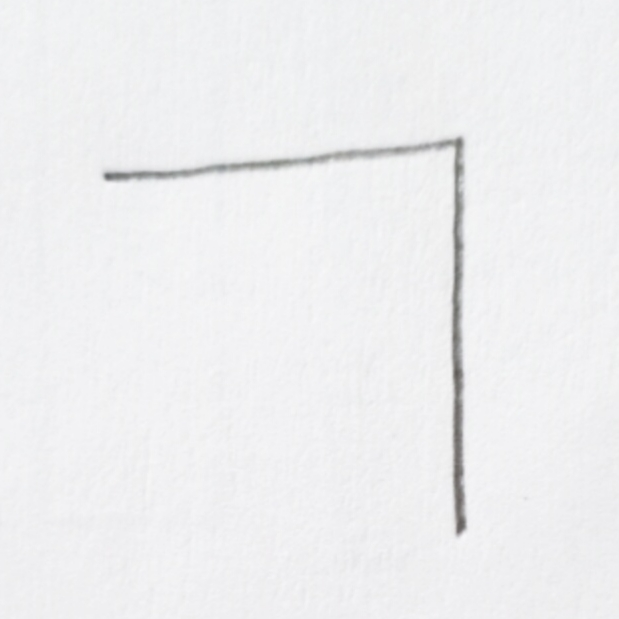
//> input picture 1.jpg, 619 x 619 px; the run also reads 1 picture not shown here
$ ./composing   (built with g++ and OpenCV 4)
//> lines starting //> are read from the running program, lines starting //| are printed output that depends on the picture; after the words box and inside, x2 and y2 are one past the last pixel; in counts of white or black regions, pixels touching at a corner belong together
#include "opencv2/imgproc/imgproc.hpp"

#include "opencv2/imgcodecs.hpp"

#include "opencv2/highgui/highgui.hpp"

#include <iostream>

#include <opencv2/core/core.hpp>

#include <string>

using namespace cv;
using namespace std;

void type_a(Mat ini, Mat medi);
void type_b(Mat ini, Mat medi);
void type_c(Mat ini, Mat medi_1, Mat medi_2);
void type_d(Mat ini, Mat medi, Mat final);
void type_e(Mat ini, Mat medi, Mat final);
void type_f(Mat ini, Mat medi_1, Mat medi_2, Mat final);

void type_a(Mat ini, Mat medi) //아, 에
{
	Mat dst = cv::Mat::zeros(Size(500, 500), CV_8U);
	cvtColor(dst, dst, COLOR_GRAY2RGB);
	dst = ~dst;

	resize(ini, ini, Size(250, 500), INTER_AREA);
	resize(medi, medi, Size(250, 500), INTER_AREA);

	threshold(ini, ini, 170, 255, THRESH_BINARY_INV);
	threshold(medi, medi, 170, 255, THRESH_BINARY_INV);

	std::vector<vector<Point>> contours;
	std::vector<Vec4i> hierarchy;
	//초성
	findContours(ini, contours, hierarchy, RETR_EXTERNAL, CHAIN_APPROX_SIMPLE, Point(0, 0));
	for (int i = 0; i< contours.size(); i++)
	{
		Scalar color = Scalar(0, 0, 0);
		drawContours(dst, contours, i, color, 2, 8, hierarchy, 0, Point(0, 0));
	}
	cv::fillPoly(dst, contours, cv::Scalar(0, 0, 0));

	//종성
	findContours(medi, contours, hierarchy, RETR_EXTERNAL, CHAIN_APPROX_SIMPLE, Point(0, 0));
	for (int i = 0; i< contours.size(); i++)
	{
		Scalar color = Scalar(0, 0, 0);
		drawContours(dst, contours, i, color, 2, 8, hierarchy, 0, Point(250, 0));
	}
	cv::fillPoly(dst, contours, cv::Scalar(0, 0, 0), cv::LINE_8, 0, Point(250, 0));

	//이미지 보여주기
	imshow("font_Composing_type_a", dst);

	waitKey();
	destroyAllWindows();

}

void type_b(Mat ini, Mat medi) //오, 우
{
	Mat dst = cv::Mat::zeros(Size(500, 500), CV_8U);
	cvtColor(dst, dst, COLOR_GRAY2RGB);
	dst = ~dst;

	resize(ini, ini, Size(500, 250), INTER_AREA);
	resize(medi, medi, Size(500, 250), INTER_AREA);

	threshold(ini, ini, 170, 255, THRESH_BINARY_INV);
	threshold(medi, medi, 170, 255, THRESH_BINARY_INV);

	std::vector<vector<Point>> contours;
	std::vector<Vec4i> hierarchy;
	//초성
	findContours(ini, contours, hierarchy, RETR_EXTERNAL, CHAIN_APPROX_SIMPLE, Point(0, 0));
	for (int i = 0; i< contours.size(); i++)
	{
		Scalar color = Scalar(0, 0, 0);
		drawContours(dst, contours, i, color, 2, 8, hierarchy, 0, Point(0, 0));
	}
	cv::fillPoly(dst, contours, cv::Scalar(0, 0, 0));

	//종성
	findContours(medi, contours, hierarchy, RETR_EXTERNAL, CHAIN_APPROX_SIMPLE, Point(0, 0));
	for (int i = 0; i< contours.size(); i++)
	{
		Scalar color = Scalar(0, 0, 0);
		drawContours(dst, contours, i, color, 2, 8, hierarchy, 0, Point(0, 250));
	}
	cv::fillPoly(dst, contours, cv::Scalar(0, 0, 0), cv::LINE_8, 0, Point(0, 250));

	//이미지 보여주기
	imshow("font_Composing_type_b", dst);

	waitKey();
	destroyAllWindows();

}

void type_c(Mat ini, Mat medi_1, Mat medi_2) //와, 워
{
	Mat dst = cv::Mat::zeros(Size(500, 500), CV_8U);
	cvtColor(dst, dst, COLOR_GRAY2RGB);
	dst = ~dst;

	resize(ini, ini, Size(250, 250), INTER_AREA);
	resize(medi_1, medi_1, Size(250, 250), INTER_AREA);
	resize(medi_2, medi_2, Size(250, 500), INTER_AREA);

	threshold(ini, ini, 170, 255, THRESH_BINARY_INV);
	threshold(medi_1, medi_1, 170, 255, THRESH_BINARY_INV);
	threshold(medi_2, medi_2, 170, 255, THRESH_BINARY_INV);

	std::vector<vector<Point>> contours;
	std::vector<Vec4i> hierarchy;
	//초성
	findContours(ini, contours, hierarchy, RETR_EXTERNAL, CHAIN_APPROX_SIMPLE, Point(0, 0));
	for (int i = 0; i< contours.size(); i++)
	{
		Scalar color = Scalar(0, 0, 0);
		drawContours(dst, contours, i, color, 2, 8, hierarchy, 0, Point(0, 0));
	}
	cv::fillPoly(dst, contours, cv::Scalar(0, 0, 0));

	//중성 1
	findContours(medi_1, contours, hierarchy, RETR_EXTERNAL, CHAIN_APPROX_SIMPLE, Point(0, 0));
	for (int i = 0; i< contours.size(); i++)
	{
		Scalar color = Scalar(0, 0, 0);
		drawContours(dst, contours, i, color, 2, 8, hierarchy, 0, Point(0, 250));
	}
	cv::fillPoly(dst, contours, cv::Scalar(0, 0, 0), cv::LINE_8, 0, Point(0, 250));

	//중성 2
	findContours(medi_2, contours, hierarchy, RETR_EXTERNAL, CHAIN_APPROX_SIMPLE, Point(0, 0));
	for (int i = 0; i< contours.size(); i++)
	{
		Scalar color = Scalar(0, 0, 0);
		drawContours(dst, contours, i, color, 2, 8, hierarchy, 0, Point(250, 0));
	}
	cv::fillPoly(dst, contours, cv::Scalar(0, 0, 0), cv::LINE_8, 0, Point(250, 0));

	//이미지 보여주기
	imshow("font_Composing_type_c", dst);

	waitKey();
	destroyAllWindows();

}

void type_d(Mat ini, Mat medi, Mat fin) //앙, 엥
{
	Mat dst = cv::Mat::zeros(Size(500, 500), CV_8U);
	cvtColor(dst, dst, COLOR_GRAY2RGB);
	dst = ~dst;

	resize(ini, ini, Size(250, 250), INTER_AREA);
	resize(medi, medi, Size(250, 250), INTER_AREA);
	resize(fin, fin, Size(500, 200), INTER_AREA);

	threshold(ini, ini, 170, 255, THRESH_BINARY_INV);
	threshold(medi, medi, 170, 255, THRESH_BINARY_INV);
	threshold(fin, fin, 170, 255, THRESH_BINARY_INV);

	std::vector<vector<Point>> contours;
	std::vector<Vec4i> hierarchy;
	//초성
	findContours(ini, contours, hierarchy, RETR_EXTERNAL, CHAIN_APPROX_SIMPLE, Point(0, 0));
	for (int i = 0; i< contours.size(); i++)
	{
		Scalar color = Scalar(0, 0, 0);
		drawContours(dst, contours, i, color, 2, 8, hierarchy, 0, Point(0, 0));
	}
	cv::fillPoly(dst, contours, cv::Scalar(0, 0, 0));

	//중성
	findContours(medi, contours, hierarchy, RETR_EXTERNAL, CHAIN_APPROX_SIMPLE, Point(0, 0));
	for (int i = 0; i< contours.size(); i++)
	{
		Scalar color = Scalar(0, 0, 0);
		drawContours(dst, contours, i, color, 2, 8, hierarchy, 0, Point(250, 0));
	}
	cv::fillPoly(dst, contours, cv::Scalar(0, 0, 0), cv::LINE_8, 0, Point(250, 0));

	//종성
	findContours(fin, contours, hierarchy, RETR_EXTERNAL, CHAIN_APPROX_SIMPLE, Point(0, 0));
	for (int i = 0; i< contours.size(); i++)
	{
		Scalar color = Scalar(0, 0, 0);
		drawContours(dst, contours, i, color, 2, 8, hierarchy, 0, Point(0, 250));
	}
	cv::fillPoly(dst, contours, cv::Scalar(0, 0, 0), cv::LINE_8, 0, Point(0, 250));

	//이미지 보여주기
	imshow("font_Composing_type_d", dst);

	waitKey();
	destroyAllWindows();

}

void type_e(Mat ini, Mat medi, Mat fin) //옹,웅
{
	Mat dst = cv::Mat::zeros(Size(500, 500), CV_8U);
	cvtColor(dst, dst, COLOR_GRAY2RGB);
	dst = ~dst;

	resize(ini, ini, Size(400, 200), INTER_AREA);
	resize(medi, medi, Size(500, 100), INTER_AREA);
	resize(fin, fin, Size(400, 200), INTER_AREA);

	threshold(ini, ini, 170, 255, THRESH_BINARY_INV);
	threshold(medi, medi, 170, 255, THRESH_BINARY_INV);
	threshold(fin, fin, 170, 255, THRESH_BINARY_INV);

	std::vector<vector<Point>> contours;
	std::vector<Vec4i> hierarchy;
	//초성
	findContours(ini, contours, hierarchy, RETR_EXTERNAL, CHAIN_APPROX_SIMPLE, Point(0, 0));
	for (int i = 0; i< contours.size(); i++)
	{
		Scalar color = Scalar(0, 0, 0);
		drawContours(dst, contours, i, color, 2, 8, hierarchy, 0, Point(0, 0));
	}
	cv::fillPoly(dst, contours, cv::Scalar(0, 0));

	//중성
	findContours(medi, contours, hierarchy, RETR_EXTERNAL, CHAIN_APPROX_SIMPLE, Point(0, 0));
	for (int i = 0; i< contours.size(); i++)
	{
		Scalar color = Scalar(0, 0, 0);
		drawContours(dst, contours, i, color, 2, 8, hierarchy, 0, Point(0, 200));
	}
	cv::fillPoly(dst, contours, cv::Scalar(0, 0, 0), cv::LINE_8, 0, Point(0, 200));

	//종성
	findContours(fin, contours, hierarchy, RETR_EXTERNAL, CHAIN_APPROX_SIMPLE, Point(0, 0));
	for (int i = 0; i< contours.size(); i++)
	{
		Scalar color = Scalar(0, 0, 0);
		drawContours(dst, contours, i, color, 2, 8, hierarchy, 0, Point(50, 300));
	}
	cv::fillPoly(dst, contours, cv::Scalar(0, 0, 0), cv::LINE_8, 0, Point(50, 300));

	//이미지 보여주기
	imshow("font_Composing_type_e", dst);

	waitKey();
	destroyAllWindows();

}

void type_f(Mat ini, Mat medi_1, Mat medi_2 , Mat fin) //왕,웡
{
	Mat dst = cv::Mat::zeros(Size(500, 500), CV_8U);
	cvtColor(dst, dst, COLOR_GRAY2RGB);
	dst = ~dst;

	resize(ini, ini, Size(250, 150), INTER_AREA);
	resize(medi_1, medi_1, Size(250, 150), INTER_AREA);
	resize(medi_2, medi_2, Size(250, 300), INTER_AREA);
	resize(fin, fin, Size(500, 200), INTER_AREA);

	threshold(ini, ini, 170, 255, THRESH_BINARY_INV);
	threshold(medi_1, medi_1, 170, 255, THRESH_BINARY_INV);
	threshold(medi_2, medi_2, 170, 255, THRESH_BINARY_INV);
	threshold(fin, fin, 170, 255, THRESH_BINARY_INV);

	std::vector<vector<Point>> contours;
	std::vector<Vec4i> hierarchy;
	//초성
	findContours(ini, contours, hierarchy, RETR_EXTERNAL, CHAIN_APPROX_SIMPLE, Point(0, 0));
	for (int i = 0; i< contours.size(); i++)
	{
		Scalar color = Scalar(0, 0, 0);
		drawContours(dst, contours, i, color, 2, 8, hierarchy, 0, Point(0, 0));
	}
	cv::fillPoly(dst, contours, cv::Scalar(0, 0, 0));

	//중성 1
	findContours(medi_1, contours, hierarchy, RETR_EXTERNAL, CHAIN_APPROX_SIMPLE, Point(0, 0));
	for (int i = 0; i< contours.size(); i++)
	{
		Scalar color = Scalar(0, 0, 0);
		drawContours(dst, contours, i, color, 2, 8, hierarchy, 0, Point(0, 150));
	}
	cv::fillPoly(dst, contours, cv::Scalar(0, 0, 0), cv::LINE_8, 0, Point(0, 150));

	//중성 2
	findContours(medi_2, contours, hierarchy, RETR_EXTERNAL, CHAIN_APPROX_SIMPLE, Point(0, 0));
	for (int i = 0; i< contours.size(); i++)
	{
		Scalar color = Scalar(0, 0, 0);
		drawContours(dst, contours, i, color, 2, 8, hierarchy, 0, Point(250, 0));
	}
	cv::fillPoly(dst, contours, cv::Scalar(0, 0, 0), cv::LINE_8, 0, Point(250, 0));

	//종성
	findContours(fin, contours, hierarchy, RETR_EXTERNAL, CHAIN_APPROX_SIMPLE, Point(0, 0));
	for (int i = 0; i< contours.size(); i++)
	{
		Scalar color = Scalar(0, 0, 0);
		drawContours(dst, contours, i, color, 2, 8, hierarchy, 0, Point(0, 300));
	}
	cv::fillPoly(dst, contours, cv::Scalar(0, 0, 0), cv::LINE_8, 0, Point(0, 300));

	//이미지 보여주기
	imshow("font_Composing_type_f", dst);

	waitKey();
	destroyAllWindows();

}

int main()
{
	Mat one = imread("1.jpg", IMREAD_GRAYSCALE); //ㄱ
	Mat two = imread("2.jpg", IMREAD_GRAYSCALE); //ㅏ
	Mat three = imread("3.jpg", IMREAD_GRAYSCALE); //ㅗ
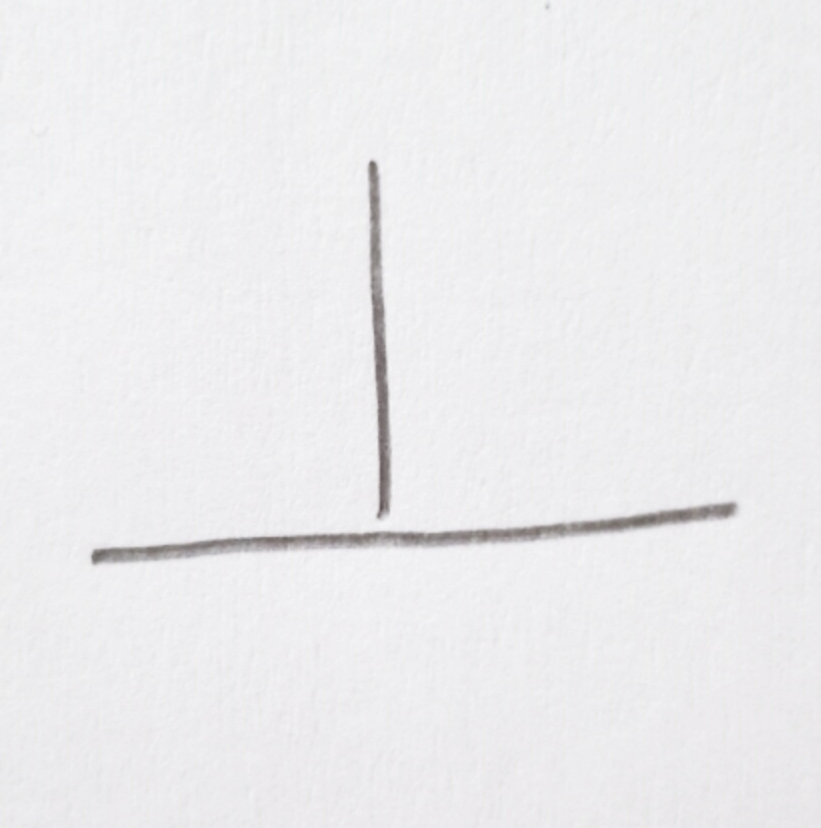
//> input picture 3.jpg, 821 x 828 px
	Mat four = imread("4.jpg", IMREAD_GRAYSCALE); //ㅇ
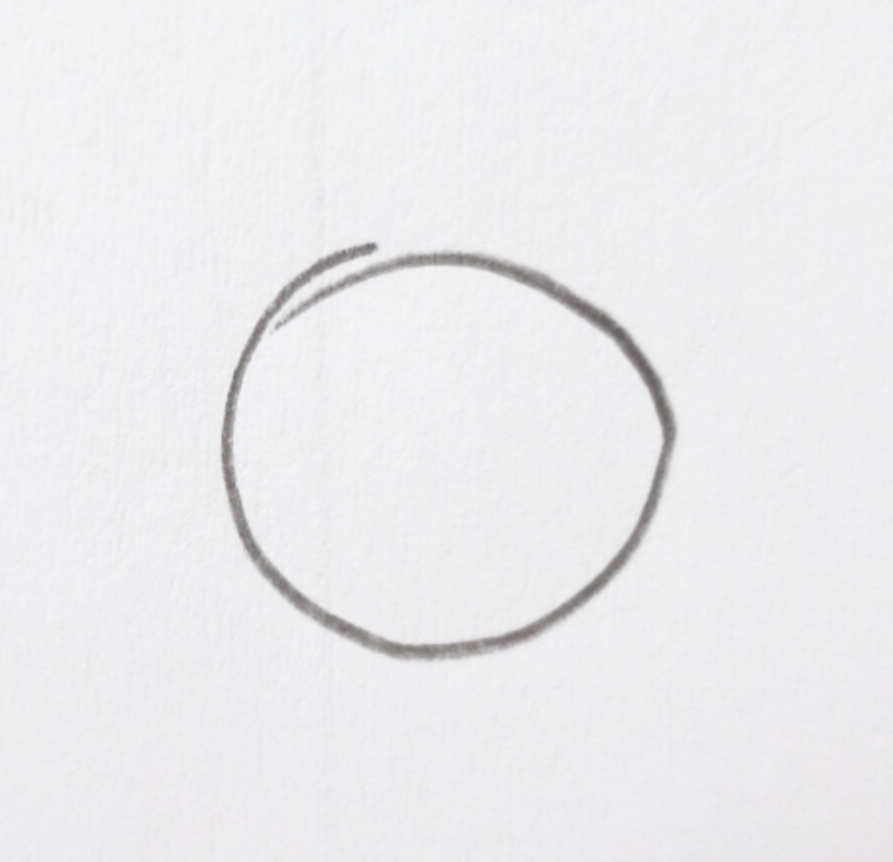
//> input picture 4.jpg, 893 x 862 px

	type_a(one, two); //가
//> in type_a, `threshold(ini, ini, 170, 255, THRESH_BINARY_INV);`:
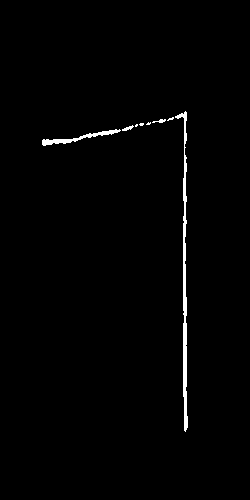
//> ini: 500 rows x 250 cols, CV_8UC1; 1.1% white; 8 white regions (4 under 20 px), largest, box (x1, y1, x2, y2) and area: (175, 111, 188, 432) 1016, (42, 129, 121, 146) 313, (122, 125, 134, 131) 34, (152, 119, 166, 123) 31
//> in type_a, `findContours(ini, contours, hierarchy, RETR_EXTERNAL, CHAIN_APPROX_SIM..`: contours = 8 contours, 5 with area under 20; largest, box (x1, y1, x2, y2) and area: (175, 111, 188, 432) 688, (42, 129, 121, 146) 232, (122, 125, 134, 131) 22
//> the loop in type_a, `for (int i = 0; i< contours.size(); i++)` made 8 passes
//> in type_a, `findContours(medi, contours, hierarchy, RETR_EXTERNAL, CHAIN_APPROX_SI..`: contours = 1 contour; box (x1, y1, x2, y2) and area: (106, 84, 185, 434) 742
//> the loop in type_a, `for (int i = 0; i< contours.size(); i++)` made 1 pass
	type_b(one, three); //고
//> in type_b, `findContours(ini, contours, hierarchy, RETR_EXTERNAL, CHAIN_APPROX_SIM..`: contours = 10 contours, 8 with area under 20; largest, box (x1, y1, x2, y2) and area: (350, 56, 376, 216) 803, (84, 65, 241, 73) 152
//> the loop in type_b, `for (int i = 0; i< contours.size(); i++)` made 10 passes
//> in type_b, `findContours(medi, contours, hierarchy, RETR_EXTERNAL, CHAIN_APPROX_SI..`: contours = 2 contours; box (x1, y1, x2, y2) and area: (56, 152, 448, 170) 830, (225, 49, 237, 156) 506
//> the loop in type_b, `for (int i = 0; i< contours.size(); i++)` made 2 passes
	type_c(one, three, two); //과
//> in type_c, `threshold(medi_1, medi_1, 170, 255, THRESH_BINARY_INV);`:
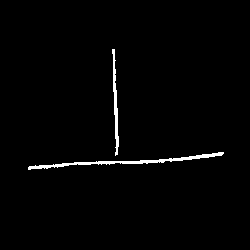
//> medi_1: 250 rows x 250 cols, CV_8UC1; 1.5% white; 2 white regions
//> in type_c, `findContours(ini, contours, hierarchy, RETR_EXTERNAL, CHAIN_APPROX_SIM..`: contours = 8 contours, 6 with area under 20; largest, box (x1, y1, x2, y2) and area: (175, 56, 188, 216) 338, (42, 65, 120, 73) 76
//> the loop in type_c, `for (int i = 0; i< contours.size(); i++)` made 8 passes
//> in type_c, `findContours(medi_1, contours, hierarchy, RETR_EXTERNAL, CHAIN_APPROX_..`: contours = 2 contours; box (x1, y1, x2, y2) and area: (28, 152, 224, 170) 414, (112, 49, 119, 156) 202
//> the loop in type_c, `for (int i = 0; i< contours.size(); i++)` made 2 passes
//> in type_c, `findContours(medi_2, contours, hierarchy, RETR_EXTERNAL, CHAIN_APPROX_..`: contours = 1 contour; box (x1, y1, x2, y2) and area: (106, 84, 185, 434) 742
//> the loop in type_c, `for (int i = 0; i< contours.size(); i++)` made 1 pass
	type_d(one, two, four); //강
//> in type_d, `findContours(ini, contours, hierarchy, RETR_EXTERNAL, CHAIN_APPROX_SIM..`: contours = 8 contours, 6 with area under 20; largest, box (x1, y1, x2, y2) and area: (175, 56, 188, 216) 338, (42, 65, 120, 73) 76
//> the loop in type_d, `for (int i = 0; i< contours.size(); i++)` made 8 passes
//> in type_d, `findContours(medi, contours, hierarchy, RETR_EXTERNAL, CHAIN_APPROX_SI..`: contours = 1 contour; box (x1, y1, x2, y2) and area: (106, 42, 185, 217) 330
//> the loop in type_d, `for (int i = 0; i< contours.size(); i++)` made 1 pass
//> after the loop in type_d, `for (int i = 0; i< contours.size(); i++)`:
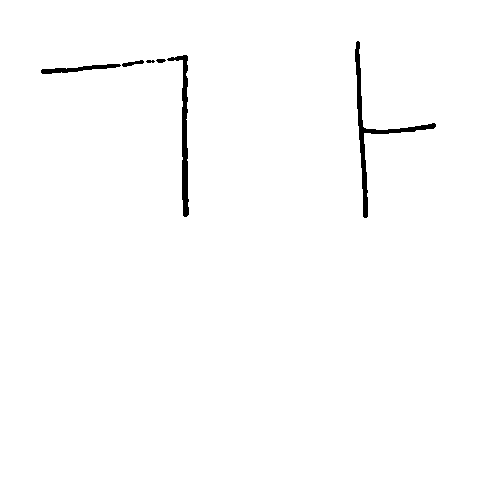
//> dst: 500 rows x 500 cols, CV_8UC3; 99% white; 6 black regions
//> in type_d, `findContours(fin, contours, hierarchy, RETR_EXTERNAL, CHAIN_APPROX_SIM..`: contours = 4 contours, 3 with area under 20; largest, box (x1, y1, x2, y2) and area: (124, 56, 378, 153) 1300
//> the loop in type_d, `for (int i = 0; i< contours.size(); i++)` made 4 passes
	type_e(one, three, four); //공
//> in type_e, `threshold(fin, fin, 170, 255, THRESH_BINARY_INV);`:
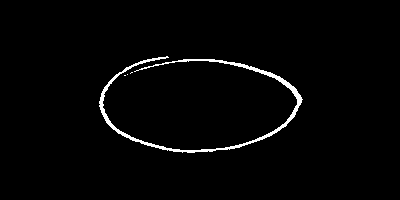
//> fin: 200 rows x 400 cols, CV_8UC1; 1.9% white; 4 white regions (3 under 20 px)
//> in type_e, `findContours(ini, contours, hierarchy, RETR_EXTERNAL, CHAIN_APPROX_SIM..`: contours = 10 contours, 8 with area under 20; largest, box (x1, y1, x2, y2) and area: (282, 45, 301, 173) 492, (67, 53, 147, 58) 38
//> the loop in type_e, `for (int i = 0; i< contours.size(); i++)` made 10 passes
//> in type_e, `findContours(medi, contours, hierarchy, RETR_EXTERNAL, CHAIN_APPROX_SI..`: contours = 3 contours; box (x1, y1, x2, y2) and area: (225, 19, 237, 63) 198, (56, 64, 331, 68) 89, (332, 61, 447, 65) 34
//> the loop in type_e, `for (int i = 0; i< contours.size(); i++)` made 3 passes
//> after the loop in type_e, `for (int i = 0; i< contours.size(); i++)`:
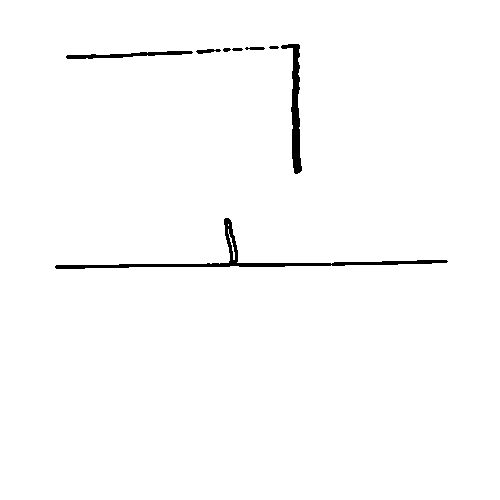
//> dst: 500 rows x 500 cols, CV_8UC3; 98.7% white; 8 black regions
//> in type_e, `findContours(fin, contours, hierarchy, RETR_EXTERNAL, CHAIN_APPROX_SIM..`: contours = 4 contours, 3 with area under 20; largest, box (x1, y1, x2, y2) and area: (99, 56, 303, 153) 1039
//> the loop in type_e, `for (int i = 0; i< contours.size(); i++)` made 4 passes
	type_f(one, three, two, four); //광
//> in type_f, `findContours(ini, contours, hierarchy, RETR_EXTERNAL, CHAIN_APPROX_SIM..`: contours = 8 contours, 7 with area under 20; largest, box (x1, y1, x2, y2) and area: (177, 33, 188, 129) 196
//> the loop in type_f, `for (int i = 0; i< contours.size(); i++)` made 8 passes
//> in type_f, `findContours(medi_1, contours, hierarchy, RETR_EXTERNAL, CHAIN_APPROX_..`: contours = 2 contours; box (x1, y1, x2, y2) and area: (28, 91, 224, 102) 186, (112, 29, 119, 94) 116
//> the loop in type_f, `for (int i = 0; i< contours.size(); i++)` made 2 passes
//> in type_f, `findContours(medi_2, contours, hierarchy, RETR_EXTERNAL, CHAIN_APPROX_..`: contours = 1 contour; box (x1, y1, x2, y2) and area: (106, 50, 185, 261) 420
//> the loop in type_f, `for (int i = 0; i< contours.size(); i++)` made 1 pass
//> in type_f, `findContours(fin, contours, hierarchy, RETR_EXTERNAL, CHAIN_APPROX_SIM..`: contours = 4 contours, 3 with area under 20; largest, box (x1, y1, x2, y2) and area: (124, 56, 378, 153) 1300
//> the loop in type_f, `for (int i = 0; i< contours.size(); i++)` made 4 passes

	waitKey();
	destroyAllWindows();

	return 0;

}
